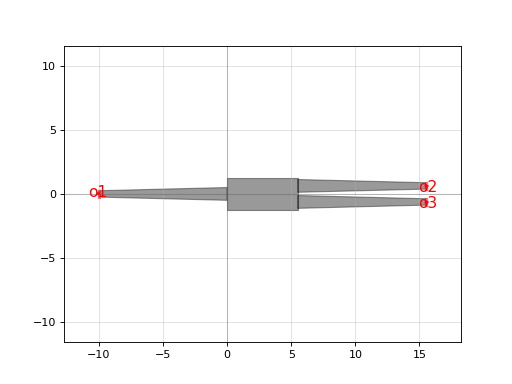

This figure's Python source:
import gdsfactory as gf

c = gf.components.mmi1x2(width_taper=1.0, length_taper=10.0, length_mmi=5.5, width_mmi=2.5, gap_mmi=0.25, with_bbox=True, cross_section='strip')
c.plot()
